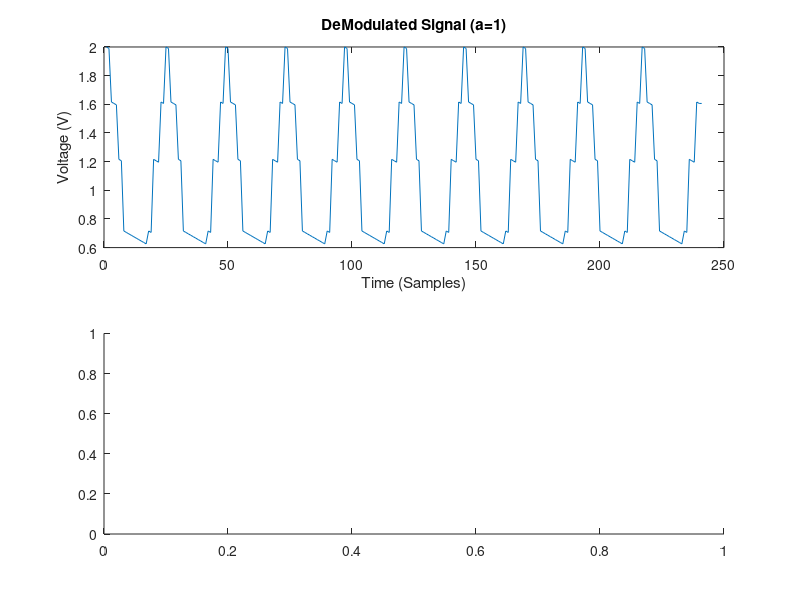

Source code (MATLAB): (Note: this script raises an error after producing the figure.)
%{
~~~~~~~~~~~~~~~~~~~~~~~~~~~~~~~~~~~~~~~~~~~~~~~~~
Conventional AM Transmitter & Receiver Simulation
~~~~~~~~~~~~~~~~~~~~~~~~~~~~~~~~~~~~~~~~~~~~~~~~~
%}

%Constants
Fs = 480e3;
fc = 100e3;
Ac = 1;
fm = 500e3;
T = .0005;
a = 1;

% Create the Message Signal
t = 0:(1/Fs):T;
m = 1 + a * cos(2 * pi * fm * t);

% Create the Carrier Signal
c = Ac * cos(2 * pi * fc * t);

% Conventional AM Modulated Signal
u = m .* c;

% Noiseless Channel
r = u;

% Full-Wave Rectifier
for len = 1:length(m)
   if r(len) < 0
       r(len) = r(len) * -1;
   end
end

% Envelope Detector Simulating Parallel RC
prevUp = true;
val = 0;
m_out = zeros([1 length(m)]);
for len = 1:length(m) - 1
   % Get Direction between current and next sample
   if  r(len) < r(len+1)
       up = true;
   else
       up = false;
   end
   
   % Check to see a change in direction from up to down
   if prevUp ~= up && prevUp == true
       % Reset current value
       val = r(len) + .01;
   end
   prevUp = up;
   
   % Update m_out with a Linear Capacitor Discharching Simulation
   val = val - .01;
   m_out(len) = val;
end
% Make sure to include last value
m_out(length(m)) = val;

subplot(2,1,1);
plot(m_out);
title('DeModulated Signal (a=1)');
xlabel('Time (Samples)');
ylabel('Voltage (V)');

subplot(2,1,2);
fourierTransformMagnitudePlot(m_out,Fs);
title('DeModulated Signal Fourier Transform (a=1)');
xlabel('Frequency (Hz)')
ylabel('|X(f)|')